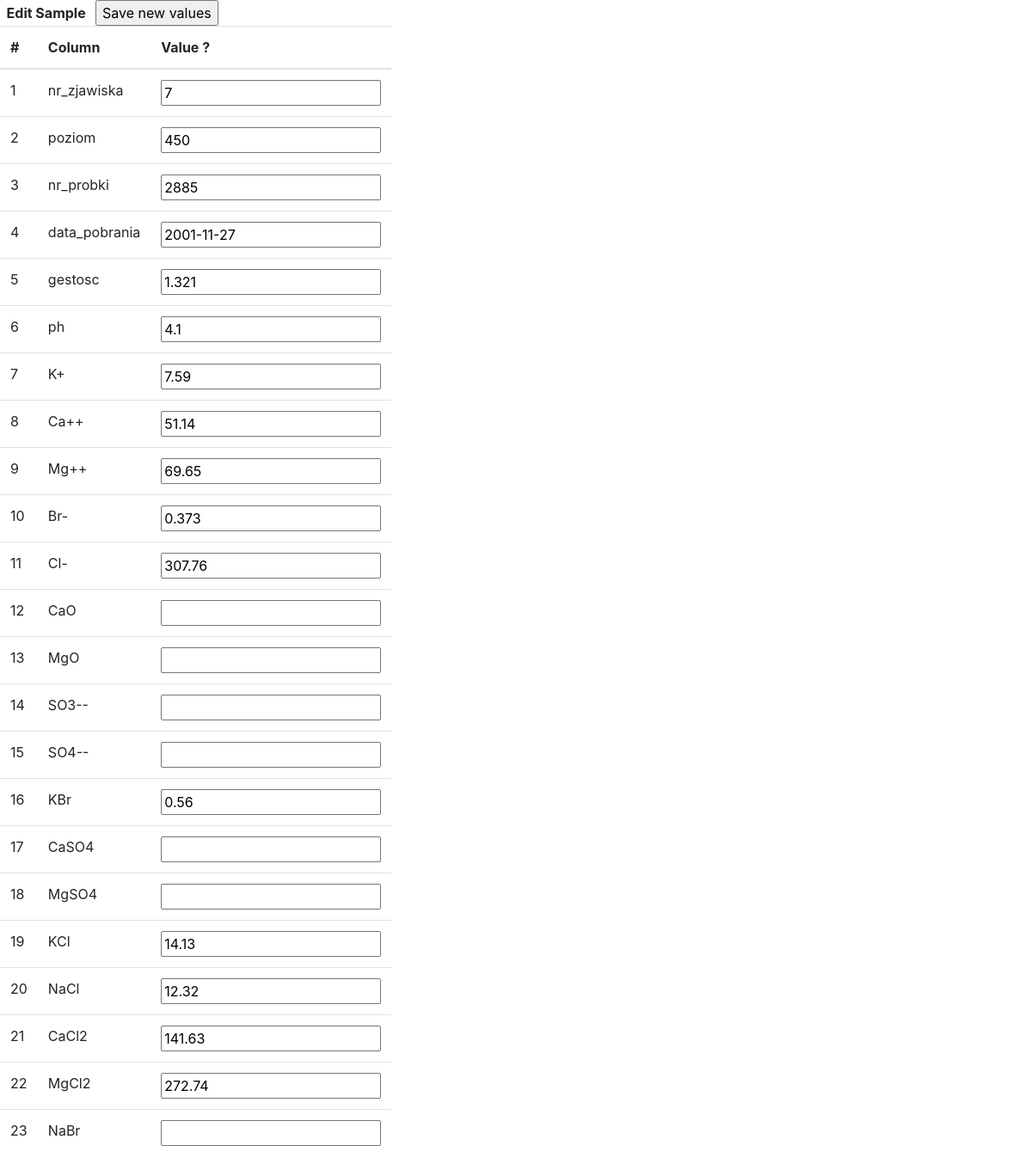
The page /editSample/4 on the database as committed earlier.
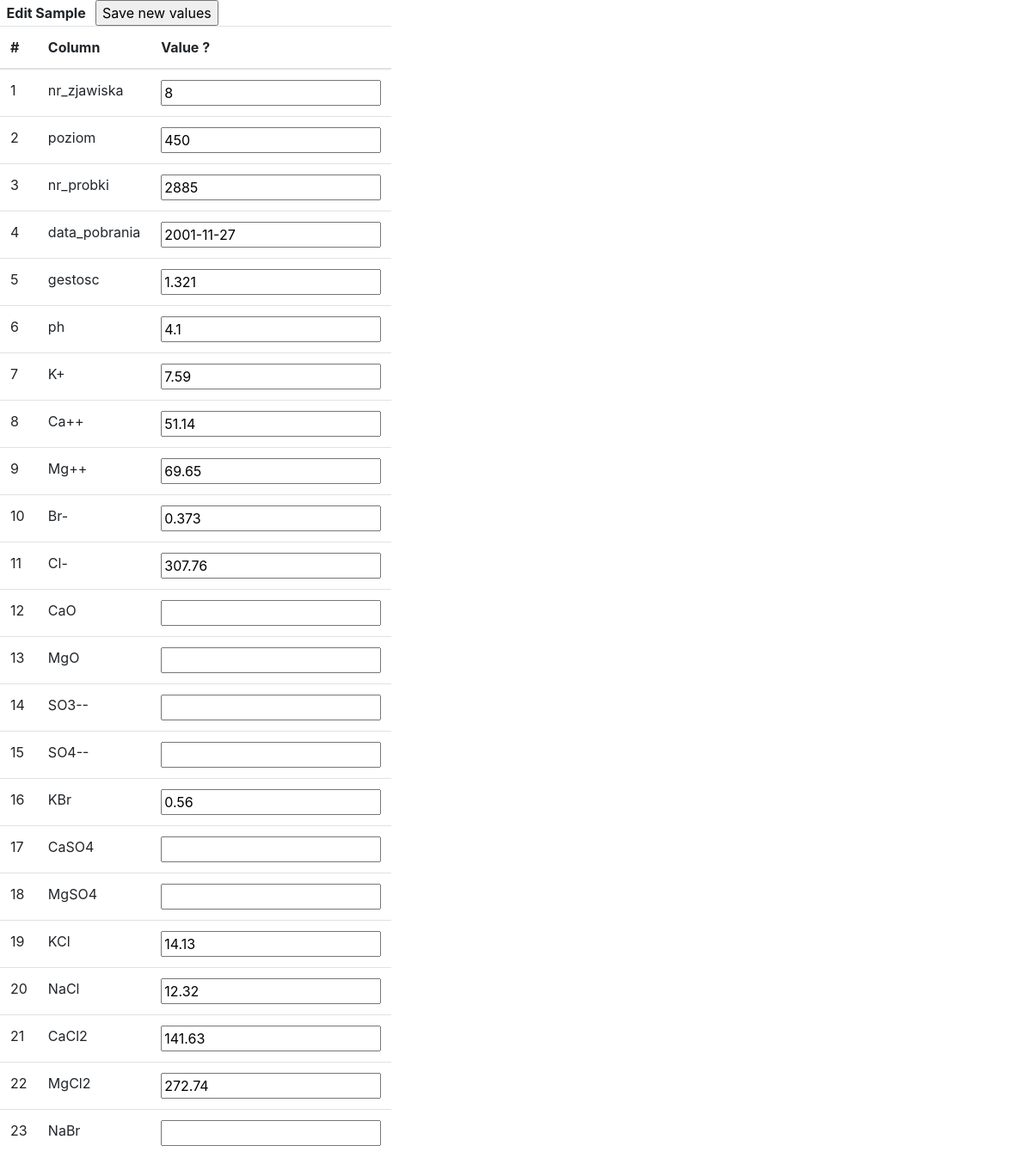
The same page on the database as committed later.
### tables this page shows
CREATE TABLE results(
  id INTEGER PRIMARY KEY AUTOINCREMENT,
  nr_zjawiska INTEGER NULL,
  poziom INTEGER NULL,
  nr_probki INTEGER NULL,
  data_pobrania TEXT NULL,
  gestosc REAL NULL,
  ph REAL NULL,
  K REAL NULL,
  Ca REAL NULL,
  Mg REAL NULL,
  Br REAL NULL,
  Cl REAL NULL,
  CaO REAL NULL,
  MgO REAL NULL,
  SO3 REAL NULL,
  SO4 REAL NULL,
  KBr REAL NULL,
  CaSO4 REAL NULL,
  MgSO4 REAL NULL,
  KCl REAL NULL,
  NaCl REAL NULL,
  CaCl2 REAL NULL,
  MgCl2 REAL NULL,
  NaBr REAL NULL
);

### main.py (the view)
@app.route('/editSample/<int:id>', methods=['GET', 'POST'])
def editSample(id):
    edited = True if request.method == 'POST' else False
    if edited:
        updateSample(id, request.form)
    sample = getSample(id)
    samples = [sample]
    convertNulls(samples, character='')
    return render_template('editSample.html', sample=samples[0], edited=edited)

### dbUtils.py (called while the page is built)
def dict_factory(cursor, row):
    d = OrderedDict()
    for idx, col in enumerate(cursor.description):
        d[col[0]] = row[idx]
    return d

def getSample(id):
    conn = sqlite3.connect('data.db')
    cursor = conn.cursor()
    query = 'select * from results where id = {0}'.format(id)
    for row in cursor.execute(query):
        r = row
    sample = dict_factory(cursor, row)
    conn.close()
    return sample

def convertNulls(sampleList, character='--'):
    for index, sample in enumerate(sampleList):
        for key, value in sample.items():
            if value==None:
                sampleList[index][key]=character

### templates/editSample.html (shortened to what this page needs)
<!DOCTYPE html>
<html lang="zxx" class="no-js">
	<head>
		<link rel="stylesheet" href="{{ url_for('static', filename = 'bootstrap.min.css') }}">
	</head>
	<body>
	<div>
		<form method="POST" action="/editSample/{{sample.id}}">
			<table class="table" style="width:30%">
				<thead>
					<tr>
						<div>
							<b>&nbsp; Edit Sample &nbsp; </b>
							<input type="submit" value="Save new values">&nbsp;
						</div>
					</tr>
					<tr>
						<th>#</th>
						<th>Column</th>
						<th>Value ?</th>
					</tr>
				</thead>
  				<tbody>
  				  <tr>
					  <td>1</td>
					  <td>nr_zjawiska</td>
					  <td><input type="text" name="nr_zjawiska" value="{{sample.nr_zjawiska}}"></td>
  				  </tr>
				  <tr>
					  <td>2</td>
					  <td>poziom</td>
					  <td><input type="text" name="poziom" value="{{sample.poziom}}"></td>
  				  </tr>
				  <tr>
					  <td>3</td>
					  <td>nr_probki</td>
					  <td><input type="text" name="nr_probki" value="{{sample.nr_probki}}"></td>
  				  </tr>
				  <tr>
					  <td>4</td>
					  <td>data_pobrania</td>
					  <td><input type="text" name="data_pobrania" value="{{sample.data_pobrania}}"></td>
  				  </tr>
				  <tr>
					  <td>5</td>
					  <td>gestosc</td>
					  <td><input type="text" name="gestosc" value="{{sample.gestosc}}"></td>
  				  </tr>
				  <tr>
					  <td>6</td>
					  <td>ph</td>
					  <td><input type="text" name="ph" value="{{sample.ph}}"></td>
  				  </tr>
				  <tr>
					  <td>7</td>
					  <td>K+</td>
					  <td><input type="text" name="K" value="{{sample.K}}"></td>
  				  </tr>
				  <tr>
					  <td>8</td>
					  <td>Ca++</td>
					  <td><input type="text" name="Ca" value="{{sample.Ca}}"></td>
  				  </tr>
				  <tr>
					  <td>9</td>
					  <td>Mg++</td>
					  <td><input type="text" name="Mg" value="{{sample.Mg}}"></td>
  				  </tr>
				  <tr>
					  <td>10</td>
					  <td>Br-</td>
					  <td><input type="text" name="Br" value="{{sample.Br}}"></td>
  				  </tr>
				  <tr>
					  <td>11</td>
					  <td>Cl-</td>
					  <td><input type="text" name="Cl" value="{{sample.Cl}}"></td>
  				  </tr>
				  <tr>
					  <td>12</td>
					  <td>CaO</td>
					  <td><input type="text" name="CaO" value="{{sample.CaO}}"></td>
  				  </tr>
				  <tr>
					  <td>13</td>
					  <td>MgO</td>
					  <td><input type="text" name="MgO" value="{{sample.MgO}}"></td>
  				  </tr>
				  <tr>
					  <td>14</td>
					  <td>SO3--</td>
					  <td><input type="text" name="SO3" value="{{sample.SO3}}"></td>
  				  </tr>
				  <tr>
					  <td>15</td>
					  <td>SO4--</td>
					  <td><input type="text" name="SO4" value="{{sample.SO4}}"></td>
  				  </tr>
				  <tr>
					  <td>16</td>
					  <td>KBr</td>
					  <td><input type="text" name="KBr" value="{{sample.KBr}}"></td>
  				  </tr>
				  <tr>
					  <td>17</td>
					  <td>CaSO4</td>
					  <td><input type="text" name="CaSO4" value="{{sample.CaSO4}}"></td>
  				  </tr>
				  <tr>
					  <td>18</td>
					  <td>MgSO4</td>
					  <td><input type="text" name="MgSO4" value="{{sample.MgSO4}}"></td>
  				  </tr>
				  <tr>
					  <td>19</td>
					  <td>KCl</td>
					  <td><input type="text" name="KCl" value="{{sample.KCl}}"></td>
  				  </tr>
				  <tr>
					  <td>20</td>
					  <td>NaCl</td>
					  <td><input type="text" name="NaCl" value="{{sample.NaCl}}"></td>
  				  </tr>
				  <tr>
					  <td>21</td>
					  <td>CaCl2</td>
					  <td><input type="text" name="CaCl2" value="{{sample.CaCl2}}"></td>
  				  </tr>
				  <tr>
					  <td>22</td>
					  <td>MgCl2</td>
					  <td><input type="text" name="MgCl2" value="{{sample.MgCl2}}"></td>
  				  </tr>
				  <tr>
					  <td>23</td>
					  <td>NaBr</td>
					  <td><input type="text" name="NaBr" value="{{sample.NaBr}}"></td>
  				  </tr>
  				</tbody>
			</table>
		</form>
	</div>
	</body>
</html>

Rows that differ between the two databases and show on the page:
changed results: nr_zjawiska "7" → "8"
